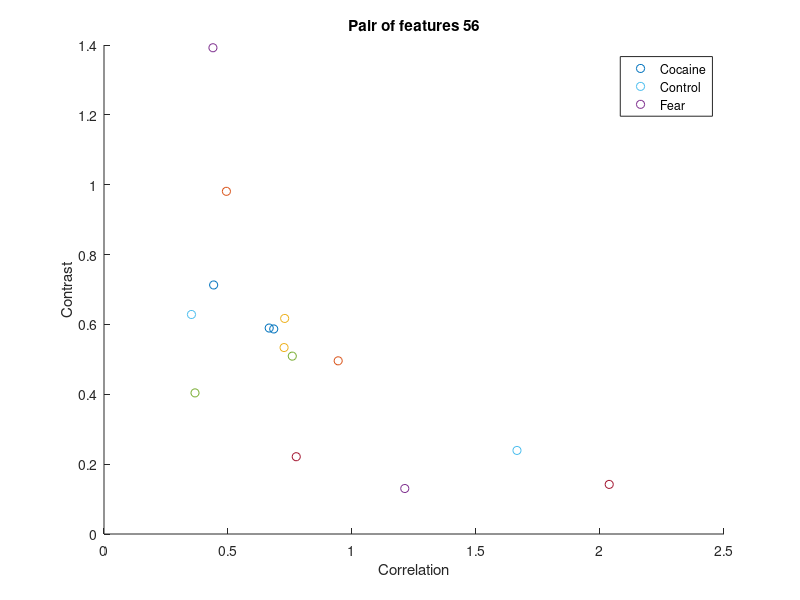
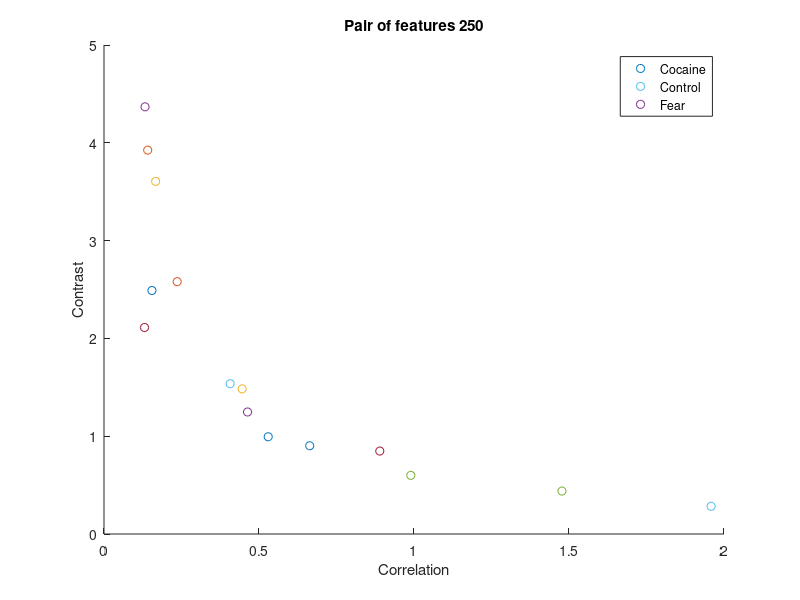
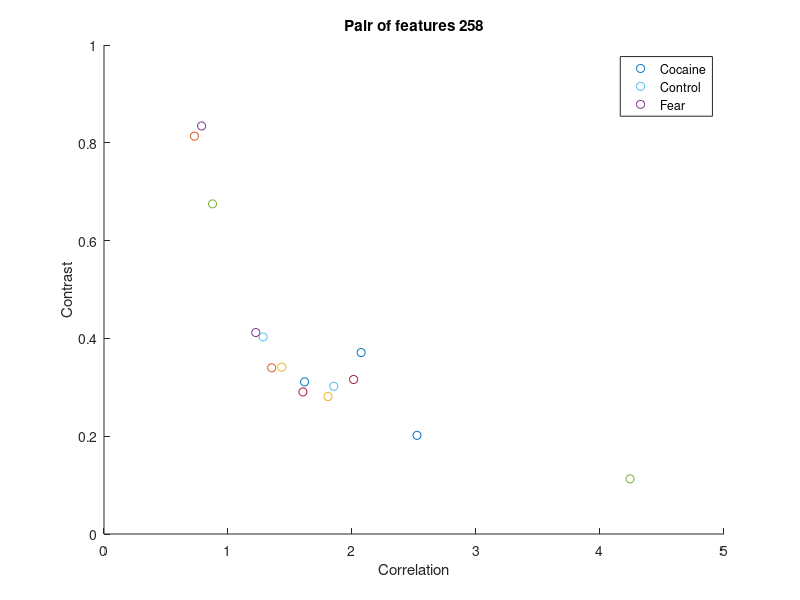
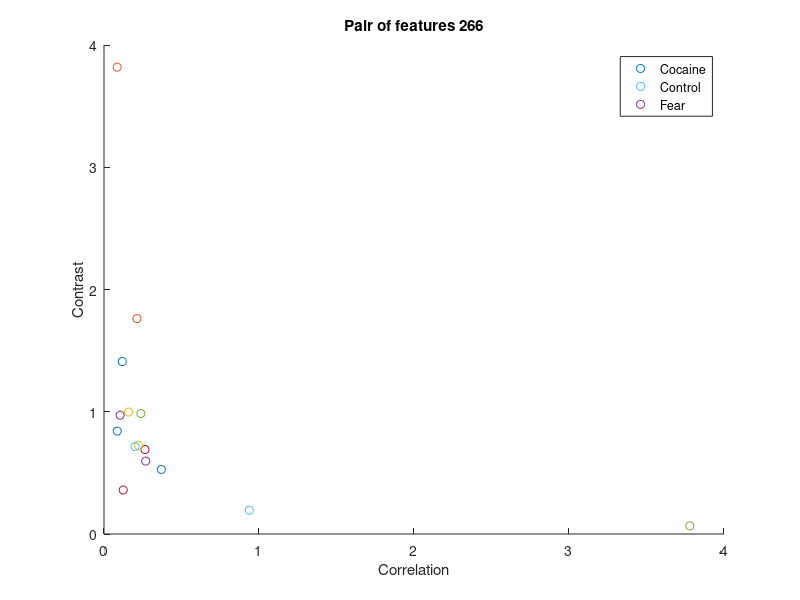

MATLAB code for these plots, in order:
% # DATA description (column description)
% # 0. Class label [0=cocaine | 1=control | 2=fear]
% # 1. Brain number
% # 2. ROI number
% # 3. ROI position X
% # 4. ROI position Y
% # 5. ROI position Z
% # 6. ROI mean
% # 7. ROI std
% # 8. Haralick feature - Energy
% # 9. Haralick feature - Entropy
% # 10. Haralick feature - Correlation
% # 11. Haralick feature - Contrast
% # 12. Haralick feature - Variance
% # 13. Haralick feature - SumMean
% # 14. Haralick feature - Inertia
% # 15. Haralick feature - Cluster Shade
% # 16. Haralick feature - Cluster tendency
% # 17. Haralick feature - Homogeneity
% # 18. Haralick feature - MaxProbability
% # 19. Haralick feature - Inverse Variance

close all;
%Load data
load('brain_173');
load('brain_174');
load('brain_175');
load('brain_177');
load('brain_178'); %Cocaine
load('brain_181');
load('brain_182');
load('brain_189');
load('brain_239');
load('brain_258'); %Control
load('brain_187');
load('brain_188');
load('brain_197');
load('brain_199');
load('brain_200'); %Fear

%Testing for a pair of features - Contrast & Correlation 
for i=1:26
figure(i);
p1=scatter(brain_173(i,11),brain_173(i,12),'ro'); hold on;
p2=scatter(brain_174(i,11),brain_174(i,12),'ro');
p3=scatter(brain_175(i,11),brain_175(i,12),'ro');
p4=scatter(brain_177(i,11),brain_177(i,12),'ro');
p5=scatter(brain_178(i,11),brain_178(i,12),'ro');
p6=scatter(brain_181(i,11),brain_181(i,12),'b.');
p7=scatter(brain_182(i,11),brain_182(i,12),'b.');
p8=scatter(brain_189(i,11),brain_189(i,12),'b.');
p9=scatter(brain_239(i,11),brain_239(i,12),'b.');
p10=scatter(brain_258(i,11),brain_258(i,12),'b.');
p11=scatter(brain_187(i,11),brain_187(i,12),'g*');
p12=scatter(brain_188(i,11),brain_188(i,12),'g*');
p13=scatter(brain_197(i,11),brain_197(i,12),'g*');
p14=scatter(brain_199(i,11),brain_199(i,12),'g*');
p15=scatter(brain_200(i,11),brain_200(i,12),'g*');
xlabel('Correlation');
ylabel('Contrast');
legend([p1,p6,p11],'Cocaine','Control','Fear');
roiname=num2str(brain_173(i,3));
title(sprintf('Pair of features %s',roiname));
end

